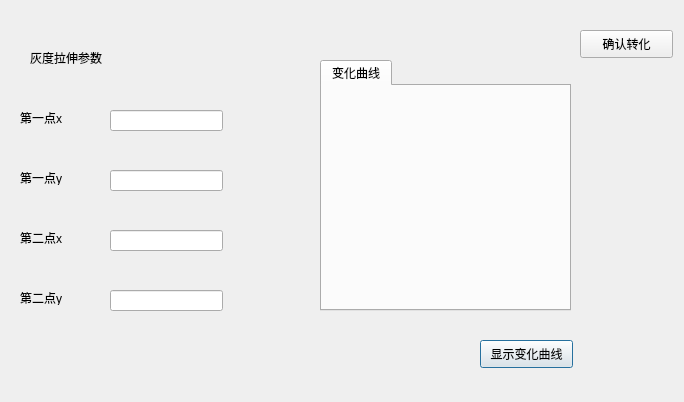
<?xml version="1.0" encoding="UTF-8"?>
<ui version="4.0">
 <class>Dialog1</class>
 <widget class="QDialog" name="Dialog1">
  <property name="geometry">
   <rect>
    <x>0</x>
    <y>0</y>
    <width>684</width>
    <height>402</height>
   </rect>
  </property>
  <property name="windowTitle">
   <string>Dialog</string>
  </property>
  <widget class="QLabel" name="label">
   <property name="geometry">
    <rect>
     <x>30</x>
     <y>50</y>
     <width>131</width>
     <height>16</height>
    </rect>
   </property>
   <property name="text">
    <string>灰度拉伸参数</string>
   </property>
  </widget>
  <widget class="QLineEdit" name="lineEdit">
   <property name="geometry">
    <rect>
     <x>110</x>
     <y>110</y>
     <width>113</width>
     <height>21</height>
    </rect>
   </property>
  </widget>
  <widget class="QLineEdit" name="lineEdit_2">
   <property name="geometry">
    <rect>
     <x>110</x>
     <y>170</y>
     <width>113</width>
     <height>21</height>
    </rect>
   </property>
  </widget>
  <widget class="QLineEdit" name="lineEdit_3">
   <property name="geometry">
    <rect>
     <x>110</x>
     <y>230</y>
     <width>113</width>
     <height>21</height>
    </rect>
   </property>
  </widget>
  <widget class="QLineEdit" name="lineEdit_4">
   <property name="geometry">
    <rect>
     <x>110</x>
     <y>290</y>
     <width>113</width>
     <height>21</height>
    </rect>
   </property>
  </widget>
  <widget class="QLabel" name="label_2">
   <property name="geometry">
    <rect>
     <x>20</x>
     <y>110</y>
     <width>72</width>
     <height>15</height>
    </rect>
   </property>
   <property name="text">
    <string>第一点x</string>
   </property>
  </widget>
  <widget class="QLabel" name="label_3">
   <property name="geometry">
    <rect>
     <x>20</x>
     <y>170</y>
     <width>72</width>
     <height>15</height>
    </rect>
   </property>
   <property name="text">
    <string>第一点y</string>
   </property>
  </widget>
  <widget class="QLabel" name="label_4">
   <property name="geometry">
    <rect>
     <x>20</x>
     <y>230</y>
     <width>72</width>
     <height>15</height>
    </rect>
   </property>
   <property name="text">
    <string>第二点x</string>
   </property>
  </widget>
  <widget class="QLabel" name="label_5">
   <property name="geometry">
    <rect>
     <x>20</x>
     <y>290</y>
     <width>72</width>
     <height>15</height>
    </rect>
   </property>
   <property name="text">
    <string>第二点y</string>
   </property>
  </widget>
  <widget class="QTabWidget" name="tabWidget">
   <property name="geometry">
    <rect>
     <x>320</x>
     <y>60</y>
     <width>251</width>
     <height>251</height>
    </rect>
   </property>
   <widget class="QWidget" name="tab_2">
    <attribute name="title">
     <string>变化曲线</string>
    </attribute>
    <widget class="QLabel" name="label_6">
     <property name="geometry">
      <rect>
       <x>10</x>
       <y>0</y>
       <width>221</width>
       <height>221</height>
      </rect>
     </property>
     <property name="text">
      <string/>
     </property>
    </widget>
   </widget>
  </widget>
  <widget class="QPushButton" name="pushButton">
   <property name="geometry">
    <rect>
     <x>480</x>
     <y>340</y>
     <width>93</width>
     <height>28</height>
    </rect>
   </property>
   <property name="text">
    <string>显示变化曲线</string>
   </property>
  </widget>
  <widget class="QPushButton" name="pushButton_2">
   <property name="geometry">
    <rect>
     <x>580</x>
     <y>30</y>
     <width>93</width>
     <height>28</height>
    </rect>
   </property>
   <property name="text">
    <string>确认转化</string>
   </property>
  </widget>
 </widget>
 <resources/>
 <connections/>
</ui>
